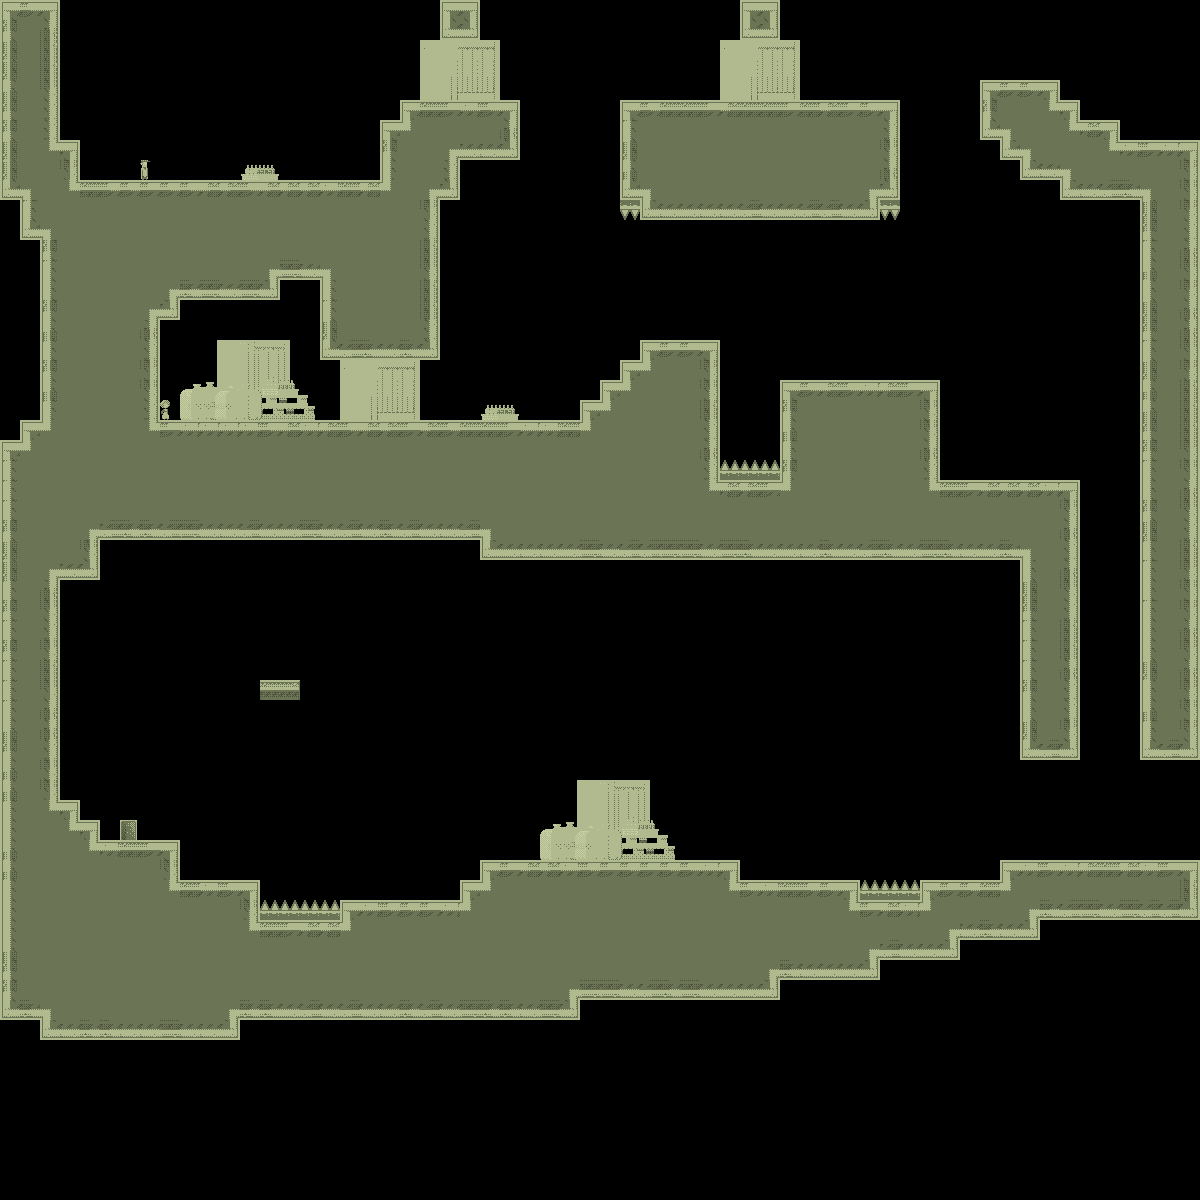

Tiled map render using the project's own tile images. Description and the map definition, with tile-layer contents summarised, below:
An orthogonal 60x60 tile map with 20x20 px tiles, 1 tile layer (bg) and 2 objects.

<map version="1.0" orientation="orthogonal" width="60" height="60" tilewidth="20" tileheight="20">
 <tileset firstgid="1" name="tiles_sydney" tilewidth="20" tileheight="20">
  <image source="../../../../../SuperLemonadeFactory1989Content/Lemonade/tiles_warehouse.png" width="400" height="400" />
  <terraintypes>
   <terrain name="regularBlocks" tile="-1" />
  </terraintypes>
  <tile id="8" terrain=",,,0" />
  <tile id="9" terrain=",,0,0" />
  <tile id="10" terrain=",,0,0" />
  <tile id="11" terrain=",,0,0" />
  <tile id="12" terrain=",,0,0" />
  <tile id="13" terrain=",,0,0" />
  <tile id="14" terrain=",,0," />
  <tile id="15" terrain="0,0,0," />
  <tile id="16" terrain="0,0,,0" />
  <tile id="28" terrain=",0,,0" />
  <tile id="34" terrain="0,,0," />
  <tile id="35" terrain="0,,0,0" />
  <tile id="36" terrain=",0,0,0" />
  <tile id="48" terrain=",0,,0" />
  <tile id="54" terrain="0,,0," />
  <tile id="68" terrain=",0,,0" />
  <tile id="74" terrain="0,,0," />
  <tile id="88" terrain=",0,,0" />
  <tile id="94" terrain="0,,0," />
  <tile id="108" terrain=",0,,0" />
  <tile id="114" terrain="0,,0," />
  <tile id="128" terrain=",0,," />
  <tile id="129" terrain="0,0,," />
  <tile id="130" terrain="0,0,," />
  <tile id="131" terrain="0,0,," />
  <tile id="132" terrain="0,0,," />
  <tile id="133" terrain="0,0,," />
  <tile id="134" terrain="0,,," />
  <tile id="194" terrain="0,0,0,0" />
  <tile id="356">
   <properties>
    <property name="LargeCrate" value="" />
   </properties>
  </tile>
  <tile id="380">
   <properties>
    <property name="Andre" value="" />
   </properties>
  </tile>
  <tile id="381">
   <properties>
    <property name="Liselot" value="" />
   </properties>
  </tile>
  <tile id="382">
   <properties>
    <property name="Amsterdaam" value="" />
   </properties>
  </tile>
  <tile id="383">
   <properties>
    <property name="Worker" value="" />
   </properties>
  </tile>
  <tile id="384">
   <properties>
    <property name="Inspector" value="" />
   </properties>
  </tile>
  <tile id="385">
   <properties>
    <property name="Chef" value="" />
   </properties>
  </tile>
  <tile id="386">
   <properties>
    <property name="Exit" value="" />
   </properties>
  </tile>
  <tile id="387">
   <properties>
    <property name="Trampoline" value="" />
   </properties>
  </tile>
  <tile id="388">
   <properties>
    <property name="SmallCrate" value="" />
   </properties>
  </tile>
  <tile id="389">
   <properties>
    <property name="SugarBag" value="" />
   </properties>
  </tile>
 </tileset>
 <layer name="bg" width="60" height="60">
  <data>[3600 cells, 1372 non-empty, 78 distinct tile ids]</data>
 </layer>
 <objectgroup name="boxes" width="60" height="60">
  <object x="720" y="340">
   <polyline points="0,0 360,0 360,480" />
  </object>
  <object x="260" y="860">
   <polyline points="0,0 0,-140 220,-140 220,-20" />
  </object>
 </objectgroup>
</map>
